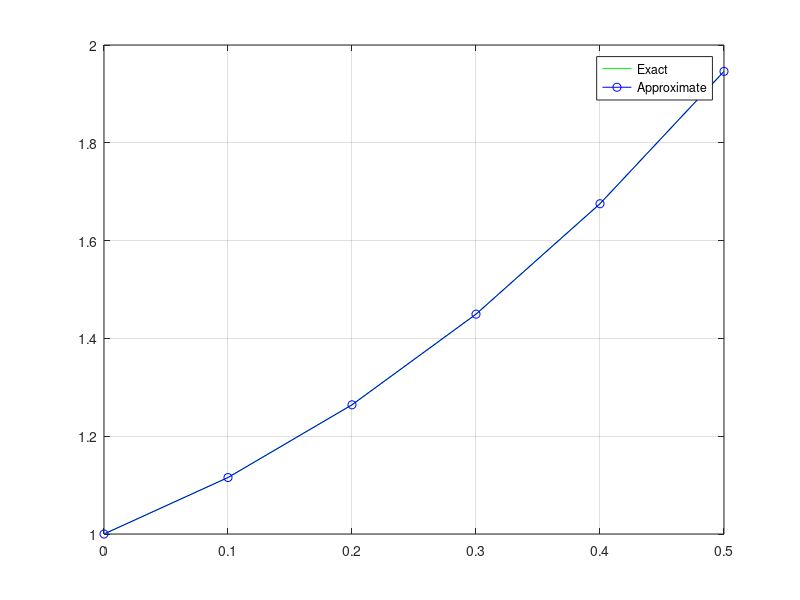

MATLAB code to generate this figure:
% Solve  y'(t)=2t+y with y0 = 1
n = 5;
y0 = 1;
t0 = 0;
h=0.1;
t=[t0 zeros(1, n)];
f = @(t, y) ((2 * t) + y);
yexact = @(t) ((-2) * (t + 1) + (3 * exp(t)));
y = zeros(size(t));
ye = zeros(size(t));

y(1) = y0;
t(1) = t0;
fprintf('%7s %7s %7s %7s \n','i','t(i)','y(i)', 'ye(i)');
for i=1:n
  t(i + 1)=t(i) + h;

  k1 = f(t(i), y(i));
  y1 = y(i) + h * k1;
  t1 = t(i) + h;

  k2 = f(t1, y1);
  y2 = y(i) + (h / 2)*(k1 + k2)/2;
  t2 = t(i) + (h / 2);

  k3 = f(t2, y2);

  y(i+1) = y(i) + (k1 + k2 + (4 * k3)) * h / 6;
  ye(i) = yexact(t(i));
  fprintf('%7d %7.2f %7.3f %7.3f \n',i, t(i), y(i), ye(i));
end

plot(t, yexact(t), 'g', t, y, 'b-o');
legend('Exact', 'Approximate');
grid on
